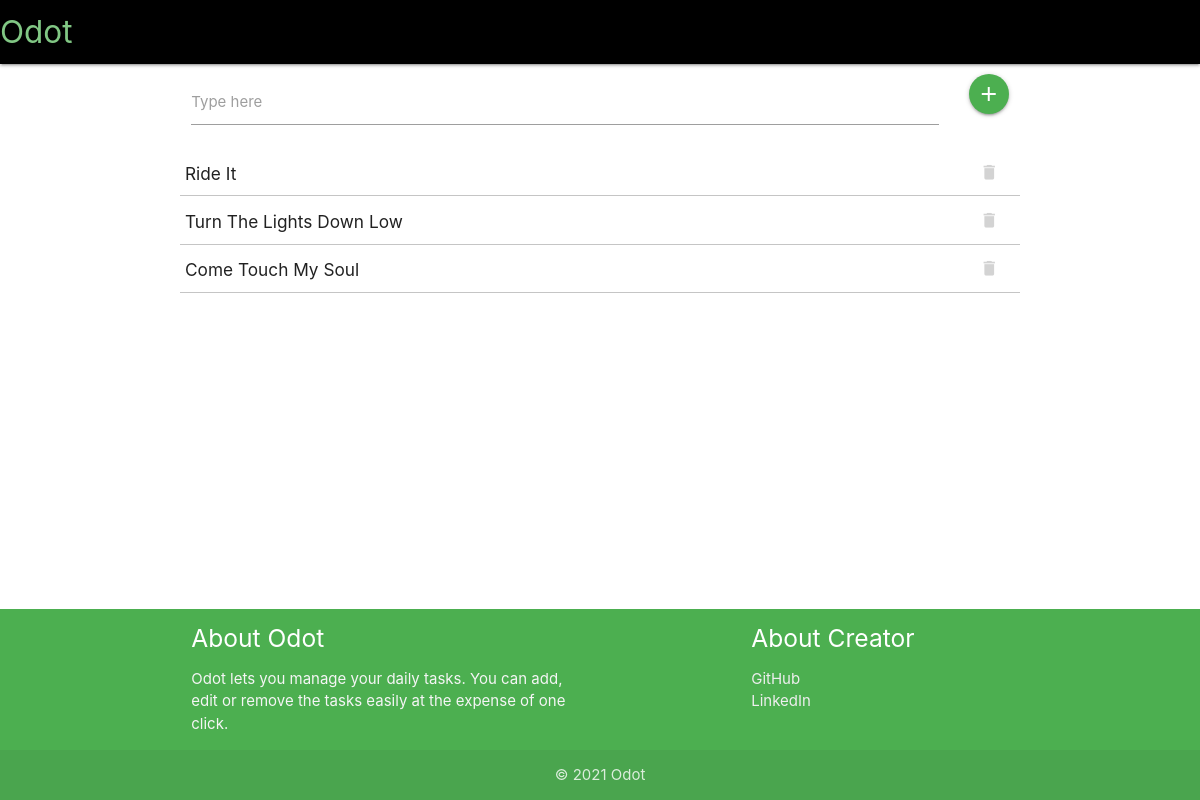
The page / on the database its author committed.
### main/models.py (models this page shows, shortened)
class Todo(models.Model):
    text = models.CharField(max_length=200)
    added_date = models.DateTimeField()

### main/views.py (the view)
# urls.py: path('', views.index, name = "index"),
def index(request):
    context = {
        'Exist': 1,
        'objs': 0,
        'year': timezone.now().year
    }
    try:
        objs = Todo.objects.all().order_by('-added_date')
        context['objs'] = objs
    except (KeyError, Todo.DoesNotExist):
        context['Exist'] = 0
    return render(request, "main/index.html", context)

### templates/main/index.html (shortened to what this page needs)
{% extends 'base.html' %}
{% block content %}
<div class="row pm0">
  <div class="col s12">
    <form action="add_to/" method="post">
      <div class="row pm0">
        <div class="input-field col m11 s10">
          <input id="list_item1" name = "item" type="text">
         <label for="list_item1">Type here</label>
        </div>
        <div class="input-field col s2 m1 right-align" style = "margin-top:10px">
          <button class="btn-floating green waves-effect waves-light right-align"><i class="material-icons">add</i></button>
        </div>
      </div>
    </form>
  </div>
</div>
<div>
  {% if Exist %}
    <table class="p0">
      {% for obj in objs %}
      <tr>
        <td><h6>{{obj.text | title}}</h6></td>
        <td class="right-align">
          <form action="delete_item/{{obj.id}}" method="post">
            <button type="submit" class="btn waves-red waves-effect waves-light btn-flat">
            <i class="material-icons">delete</i>
            </button>
          </form>
        </td>
      {% endfor %}
    </table>
  {% endif %}
</div>
{% endblock %}

### main/static/main/style.css (style rules this page uses)
td { padding: 5px; }
.pm0 { padding: 0px; margin: 0px; }
body { display:flex; flex-direction:column; min-height: 100vh; }
.btn-flat { color : lightgrey; }

### rows shown on the page
Todo: text "Ride It"
Todo: text "Turn The Lights Down Low"
Todo: text "Come Touch My Soul"
